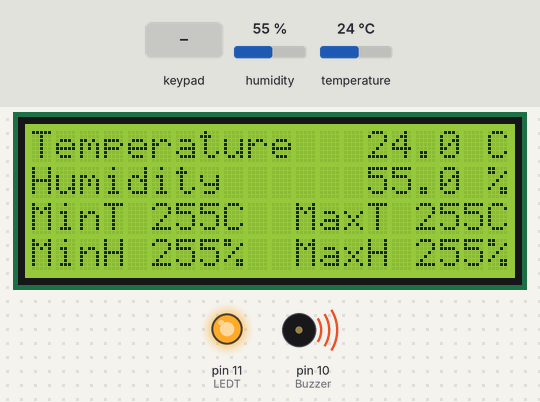
The sketch below on a simulated Arduino Uno, built with avr-gcc and run on an emulated ATmega328P. On the bench: 20×4 character LCD, output pins drawn as LEDs (lit = HIGH), buzzer (waves = sounding, pin HIGH). Inputs (shaded band) come from the test bench; at power-on: humidity 55 %, temperature 24 °C. EEPROM starts erased; pins used as bus, display or sensor lines are not drawn.

Above: at 2.7 s.
2.8 s: key '*' pressed
At 3.9 s:
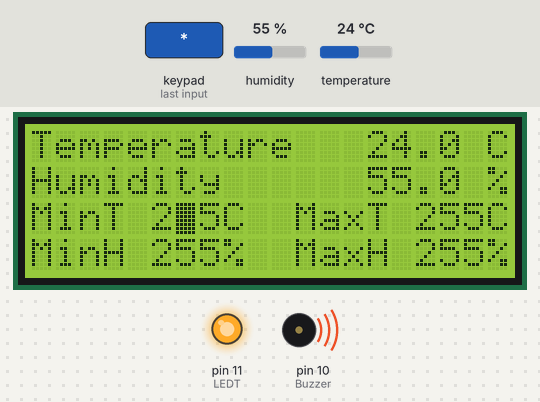
4.3 s: keypad keys 9 8 7 6 pressed 0.4 s apart
At 5.8 s:
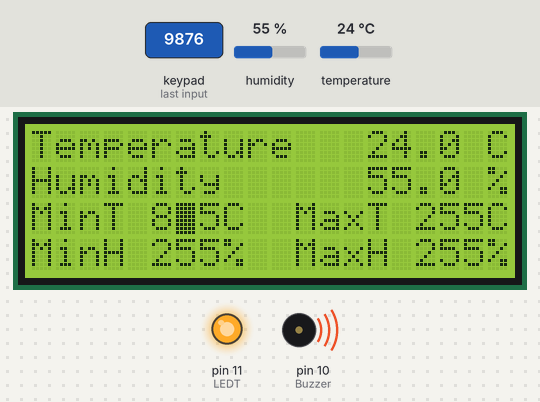
7.4 s: key '#' pressed
At 8.9 s:
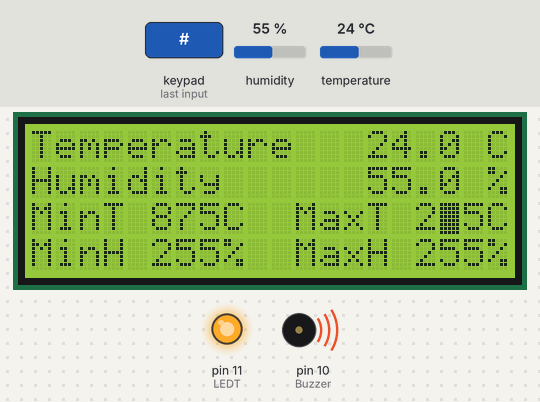
9.2 s: keypad keys 9 8 7 6 # pressed 0.4 s apart
At 11.6 s:
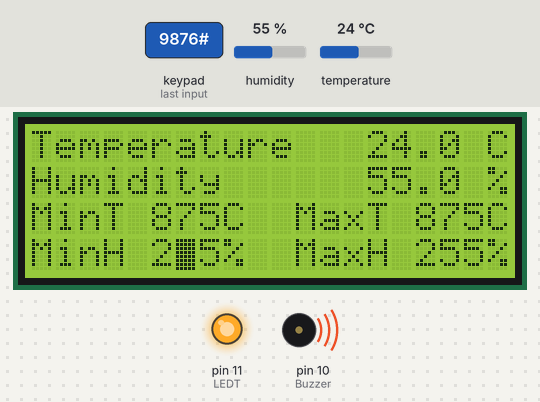
Timing chart, 0 to 13.1 s (numbered marks = the images above; inputs shaded):
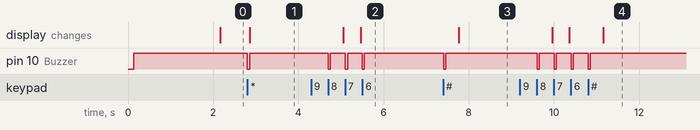

The sketch:

MinMax.ino
```cpp
#include <DHT.h>
#include <Wire.h>
#include <LiquidCrystal_I2C.h>
#include <Keypad.h>
#include <EEPROM.h>


int LEDT   = 11;
int LEDH   = 13;
int Buzzer = 10;

int MinT,MaxT,MinH,MaxH;

//=================================================================
/*const byte ROWS = 4;
const byte COLS = 3;
char keys[ROWS][COLS] =
{
  {'1','2','3'},
  {'4','5','6'},
  {'7','8','9'},
  {'*','0','#'}
};
byte rowPins[ROWS] = {8,7,6,5};
byte colPins[COLS] = {4,3,2};*/

const byte ROWS = 4;
const byte COLS = 4;
char keys[ROWS][COLS] =
{
  {'1','2','3','A'},
  {'4','5','6','B'},
  {'7','8','9','C'},
  {'*','0','#','D'}
};
byte rowPins[ROWS] = {9,8,7,6};
byte colPins[COLS] = {5,4,3,2};

Keypad keypad = Keypad(makeKeymap(keys),rowPins,colPins,ROWS,COLS);

//=================================================================
LiquidCrystal_I2C lcd(0x27,20,4);
//=================================================================
DHT dht;
//=================================================================
void setup()
{
  lcd.begin();
  lcd.setCursor(0,0);lcd.print("Temperature        C");
  lcd.setCursor(0,1);lcd.print("Humidity           %");
  lcd.setCursor(0,2);lcd.print("MinT    C  MaxT    C");
  lcd.setCursor(0,3);lcd.print("MinH    %  MaxH    %");

  pinMode(Buzzer,OUTPUT);digitalWrite(Buzzer,HIGH);
  pinMode(LEDT   ,OUTPUT);digitalWrite(LEDT   ,HIGH);
  pinMode(LEDH   ,OUTPUT);digitalWrite(LEDH   ,HIGH);

  dht.setup(13); // data pin 13

  MinT = EEPROM.read(0);
  MaxT = EEPROM.read(1);
  MinH = EEPROM.read(2);
  MaxH = EEPROM.read(3);


  lcd.setCursor(5,2); lcd.print(MinT);
  lcd.setCursor(16,2);lcd.print(MaxT);
  lcd.setCursor(5,3); lcd.print(MinH);
  lcd.setCursor(16,3);lcd.print(MaxH);
}

//=================================================================
void loop()
{
  delay(dht.getMinimumSamplingPeriod());

  char Key;

  while(Key == NO_KEY)
  {
    float humidity    = dht.getHumidity(); // ดึงค่าความชื้น
    float temperature = dht.getTemperature(); // ดึงค่าอุณหภูมิ
    lcd.setCursor(14,0);lcd.print(temperature, 1);
    lcd.setCursor(14,1);lcd.print(humidity   , 1);

    if(temperature <= MinT)
    {
      digitalWrite(LEDT,HIGH);
    }
    if(temperature >= MaxT)
    {
      digitalWrite(LEDT,LOW);
    }

    if(humidity <= MinH)
    {
      digitalWrite(LEDH,LOW);
    }
    if(humidity >= MaxH)
    {
      digitalWrite(LEDH,HIGH);
    }

    Key = keypad.getKey();
  }
  Beep();
  if(Key == '*')
  {
    lcd.setCursor(5,2);
    lcd.blink();
    MinT = GetNum(2,5,2);
    EEPROM.write(0,MinT);
    MaxT = GetNum(2,16,2);
    EEPROM.write(1,MaxT);
    lcd.noBlink();

    lcd.setCursor(5,3);
    lcd.blink();
    MinH = GetNum(2,5,3);
    EEPROM.write(2,MinH);
    MaxH = GetNum(2,16,3);
    EEPROM.write(3,MaxH);
    lcd.noBlink();
  }
}

//=================================================================

char BufNum[8];
void SlideNum(void)
{
  BufNum[6] = BufNum[5];
  BufNum[5] = BufNum[4];
  BufNum[4] = BufNum[3];
  BufNum[3] = BufNum[2];
  BufNum[2] = BufNum[1];
  BufNum[1] = BufNum[0];
}

//=================================================================

unsigned long GetNum(int Count, int X, int Y)
{
  char Key, i, N;
  int Sum;

  lcd.setCursor(X+(Count-1),Y);
  N = 0;
  for(i=0;i<Count;i++)
  {
    BufNum[i] = ' ';
  }
  i = 0;
  while(Key != '#')
  {
    Key = NO_KEY;
    while(Key == NO_KEY)
    {
      Key = keypad.getKey();
    }

    lcd.setCursor(X+(Count-1),Y);
    N = 0;
    for(i=0;i<Count;i++)
    {
      BufNum[i] = ' ';
    }
    i=0;
    while(Key != '#')
    {
      Key = NO_KEY;
      while(Key == NO_KEY)
      {
        Key = keypad.getKey();
      }
      Beep();
      delay(300);
      if(Key == '*')
      {
        for(i=0;i<Count;i++)
        {
          BufNum[i] = ' ';
        }
        N = 0;
      }
      if((N<Count)&&(Key>='0')&&(Key<='9'))
      {
        SlideNum();
        BufNum[0] = Key;
        N++;
      }
      lcd.setCursor(X,Y);
      for(i=0;i<Count;i++)
      {
        lcd.print(BufNum[Count-(i+1)]);
      }
      lcd.setCursor(X+(Count-1),Y);
    }
  Sum = 0;
  for(i=0;i<Count;i++)
  {
    if(BufNum[Count-(i+1)]==0x20)
    {
      BufNum[Count-(i-1)] = '0';
    }
    Sum = (Sum*10)+(BufNum[Count-(i+1)]-'0');
  }
  lcd.noCursor();
  return(Sum);
  }
}

//=================================================================

void Beep()
{
  digitalWrite(Buzzer,LOW);
  delay(50);
  digitalWrite(Buzzer,HIGH);
}
```

Measured:
- after the input at 2.8 s, pin 10 (Buzzer): HIGH → LOW at once, → HIGH 0.05 s later; the display: changes after 0.05 s (image 1)
- after the input at 4.3 s, pin 10 (Buzzer): alternates HIGH for 0.35 s and LOW for 0.05 s, 6 changes in all, then stays HIGH, starting after 0.40 s; the display: first changes after 0.75 s (image 2 shows a later state)
- after the input at 7.4 s, pin 10 (Buzzer): HIGH → LOW at once, → HIGH 0.05 s later; the display: changes after 0.36 s (image 3)
- after the input at 9.2 s, pin 10 (Buzzer): alternates HIGH for 0.34 s and LOW for 0.05 s, 8 changes in all, then stays HIGH, starting after 0.41 s; the display: first changes after 0.76 s (image 4 shows a later state)
